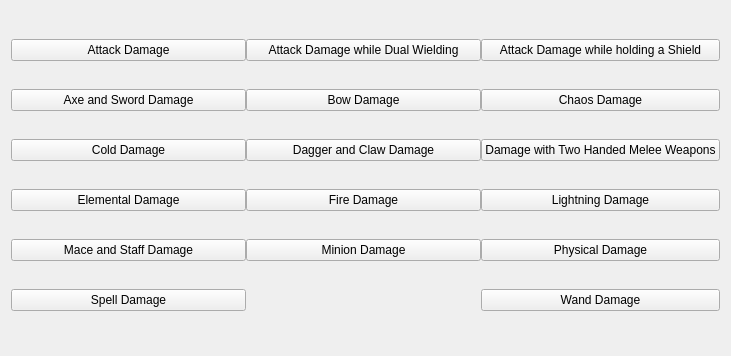
<?xml version="1.0" encoding="UTF-8"?>
<ui version="4.0">
 <class>large_cluster_jewel_bases</class>
 <widget class="QWidget" name="large_cluster_jewel_bases">
  <property name="geometry">
   <rect>
    <x>0</x>
    <y>0</y>
    <width>731</width>
    <height>356</height>
   </rect>
  </property>
  <property name="windowTitle">
   <string>Form</string>
  </property>
  <layout class="QVBoxLayout" name="verticalLayout">
   <item>
    <widget class="QWidget" name="large_cluster_jewel_bases_container" native="true">
     <layout class="QGridLayout" name="gridLayout">
      <property name="leftMargin">
       <number>0</number>
      </property>
      <property name="topMargin">
       <number>0</number>
      </property>
      <property name="rightMargin">
       <number>0</number>
      </property>
      <property name="bottomMargin">
       <number>0</number>
      </property>
      <property name="spacing">
       <number>0</number>
      </property>
      <item row="0" column="2">
       <widget class="QPushButton" name="dex_armour_btn">
        <property name="text">
         <string>Attack Damage while holding a Shield</string>
        </property>
       </widget>
      </item>
      <item row="3" column="0">
       <widget class="QPushButton" name="str_dex_int_armour_btn">
        <property name="text">
         <string>Cold Damage</string>
        </property>
       </widget>
      </item>
      <item row="5" column="0">
       <widget class="QPushButton" name="pushButton_6">
        <property name="text">
         <string>Mace and Staff Damage</string>
        </property>
       </widget>
      </item>
      <item row="0" column="0">
       <widget class="QPushButton" name="str_armour_btn">
        <property name="text">
         <string>Attack Damage</string>
        </property>
       </widget>
      </item>
      <item row="2" column="0">
       <widget class="QPushButton" name="str_int_armour_btn">
        <property name="text">
         <string>Axe and Sword Damage</string>
        </property>
       </widget>
      </item>
      <item row="0" column="1">
       <widget class="QPushButton" name="int_armour_btn">
        <property name="text">
         <string>Attack Damage while Dual Wielding</string>
        </property>
       </widget>
      </item>
      <item row="2" column="1">
       <widget class="QPushButton" name="str_dex_armour_btn">
        <property name="text">
         <string>Bow Damage</string>
        </property>
       </widget>
      </item>
      <item row="3" column="1">
       <widget class="QPushButton" name="pushButton">
        <property name="text">
         <string>Dagger and Claw Damage</string>
        </property>
       </widget>
      </item>
      <item row="2" column="2">
       <widget class="QPushButton" name="dex_int_armour_btn">
        <property name="text">
         <string>Chaos Damage</string>
        </property>
       </widget>
      </item>
      <item row="3" column="2">
       <widget class="QPushButton" name="pushButton_2">
        <property name="text">
         <string>Damage with Two Handed Melee Weapons</string>
        </property>
       </widget>
      </item>
      <item row="4" column="0">
       <widget class="QPushButton" name="pushButton_3">
        <property name="text">
         <string>Elemental Damage</string>
        </property>
       </widget>
      </item>
      <item row="4" column="1">
       <widget class="QPushButton" name="pushButton_4">
        <property name="text">
         <string>Fire Damage</string>
        </property>
       </widget>
      </item>
      <item row="4" column="2">
       <widget class="QPushButton" name="pushButton_5">
        <property name="text">
         <string>Lightning Damage</string>
        </property>
       </widget>
      </item>
      <item row="5" column="1">
       <widget class="QPushButton" name="pushButton_7">
        <property name="text">
         <string>Minion Damage</string>
        </property>
       </widget>
      </item>
      <item row="5" column="2">
       <widget class="QPushButton" name="pushButton_8">
        <property name="text">
         <string>Physical Damage</string>
        </property>
       </widget>
      </item>
      <item row="6" column="0">
       <widget class="QPushButton" name="pushButton_9">
        <property name="text">
         <string>Spell Damage</string>
        </property>
       </widget>
      </item>
      <item row="6" column="2">
       <widget class="QPushButton" name="pushButton_10">
        <property name="text">
         <string>Wand Damage</string>
        </property>
       </widget>
      </item>
     </layout>
    </widget>
   </item>
  </layout>
 </widget>
 <resources/>
 <connections/>
</ui>
